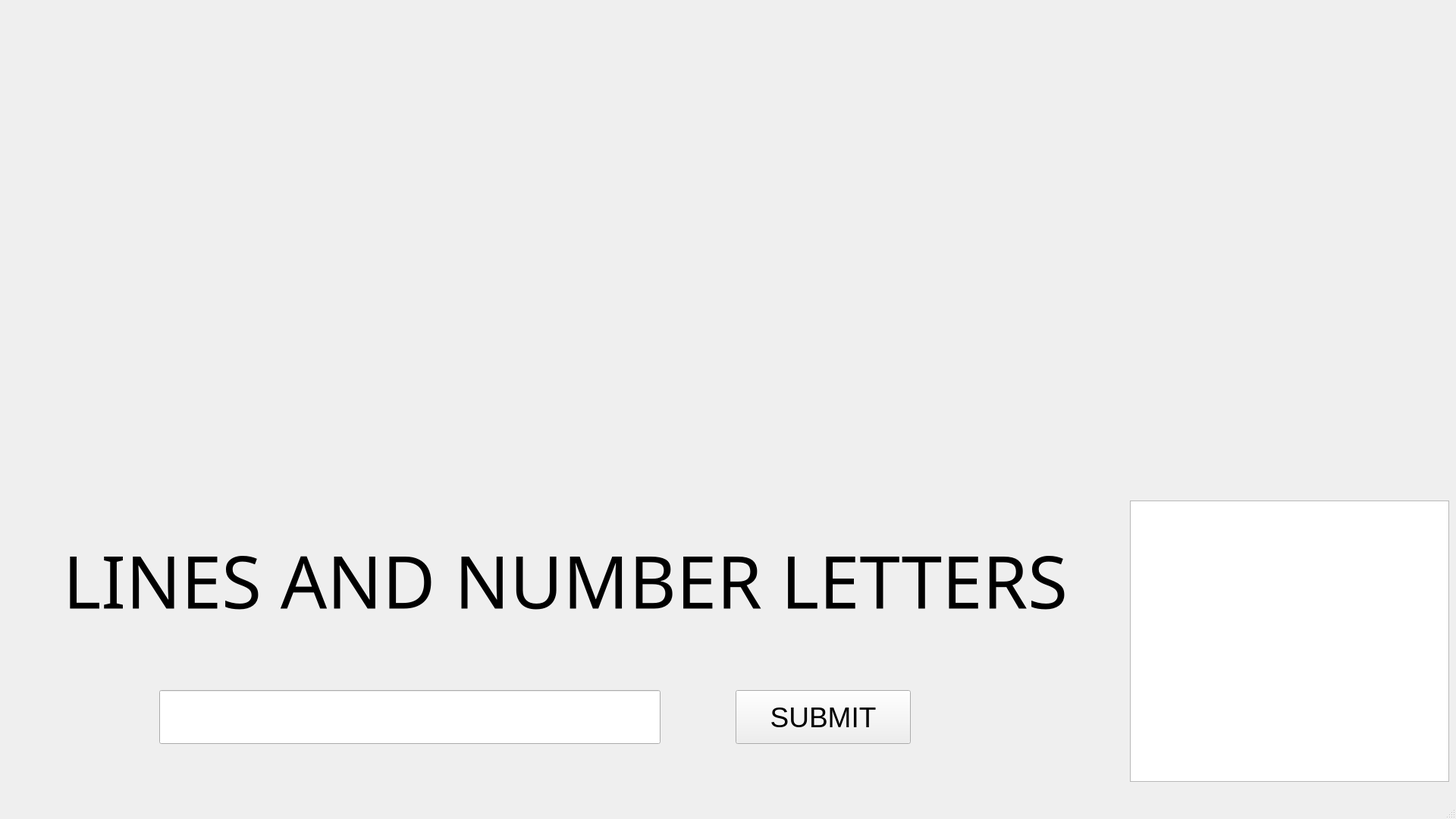
<?xml version="1.0" encoding="UTF-8"?>
<ui version="4.0">
 <class>MainWindow</class>
 <widget class="QMainWindow" name="MainWindow">
  <property name="geometry">
   <rect>
    <x>0</x>
    <y>0</y>
    <width>1920</width>
    <height>1080</height>
   </rect>
  </property>
  <property name="windowTitle">
   <string>MainWindow</string>
  </property>
  <widget class="QWidget" name="centralwidget">
   <widget class="QLabel" name="linesletters">
    <property name="geometry">
     <rect>
      <x>0</x>
      <y>660</y>
      <width>1491</width>
      <height>211</height>
     </rect>
    </property>
    <property name="font">
     <font>
      <family>MS PGothic</family>
      <pointsize>72</pointsize>
     </font>
    </property>
    <property name="text">
     <string>LINES AND NUMBER LETTERS</string>
    </property>
    <property name="textFormat">
     <enum>Qt::AutoText</enum>
    </property>
    <property name="scaledContents">
     <bool>false</bool>
    </property>
    <property name="alignment">
     <set>Qt::AlignCenter</set>
    </property>
    <property name="wordWrap">
     <bool>true</bool>
    </property>
   </widget>
   <widget class="QLabel" name="drawing">
    <property name="geometry">
     <rect>
      <x>720</x>
      <y>0</y>
      <width>661</width>
      <height>661</height>
     </rect>
    </property>
    <property name="font">
     <font>
      <pointsize>72</pointsize>
     </font>
    </property>
    <property name="text">
     <string/>
    </property>
    <property name="pixmap">
     <pixmap>images/Stage 0.png</pixmap>
    </property>
    <property name="scaledContents">
     <bool>true</bool>
    </property>
    <property name="alignment">
     <set>Qt::AlignCenter</set>
    </property>
   </widget>
   <widget class="QListView" name="guessedbox">
    <property name="geometry">
     <rect>
      <x>1490</x>
      <y>660</y>
      <width>421</width>
      <height>371</height>
     </rect>
    </property>
   </widget>
   <widget class="QLineEdit" name="inputbox">
    <property name="geometry">
     <rect>
      <x>210</x>
      <y>910</y>
      <width>661</width>
      <height>71</height>
     </rect>
    </property>
    <property name="font">
     <font>
      <pointsize>26</pointsize>
     </font>
    </property>
    <property name="text">
     <string/>
    </property>
   </widget>
   <widget class="QPushButton" name="submitButton">
    <property name="geometry">
     <rect>
      <x>970</x>
      <y>910</y>
      <width>231</width>
      <height>71</height>
     </rect>
    </property>
    <property name="font">
     <font>
      <pointsize>28</pointsize>
     </font>
    </property>
    <property name="text">
     <string>SUBMIT</string>
    </property>
   </widget>
  </widget>
  <widget class="QMenuBar" name="menubar">
   <property name="geometry">
    <rect>
     <x>0</x>
     <y>0</y>
     <width>1920</width>
     <height>22</height>
    </rect>
   </property>
  </widget>
  <widget class="QStatusBar" name="statusbar"/>
 </widget>
 <resources/>
 <connections/>
</ui>
